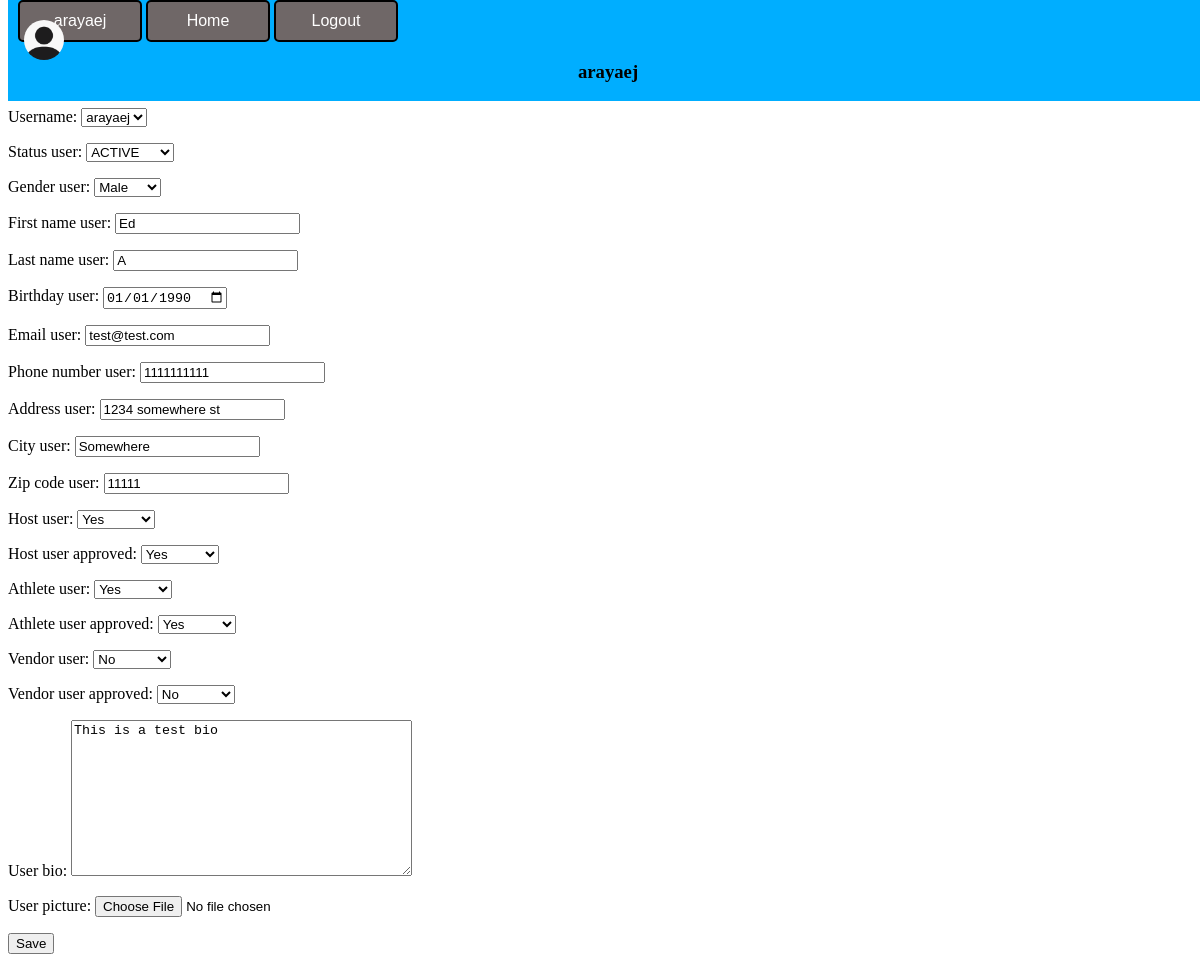
Page /profile/arayaej (signed in) on the earlier database version.
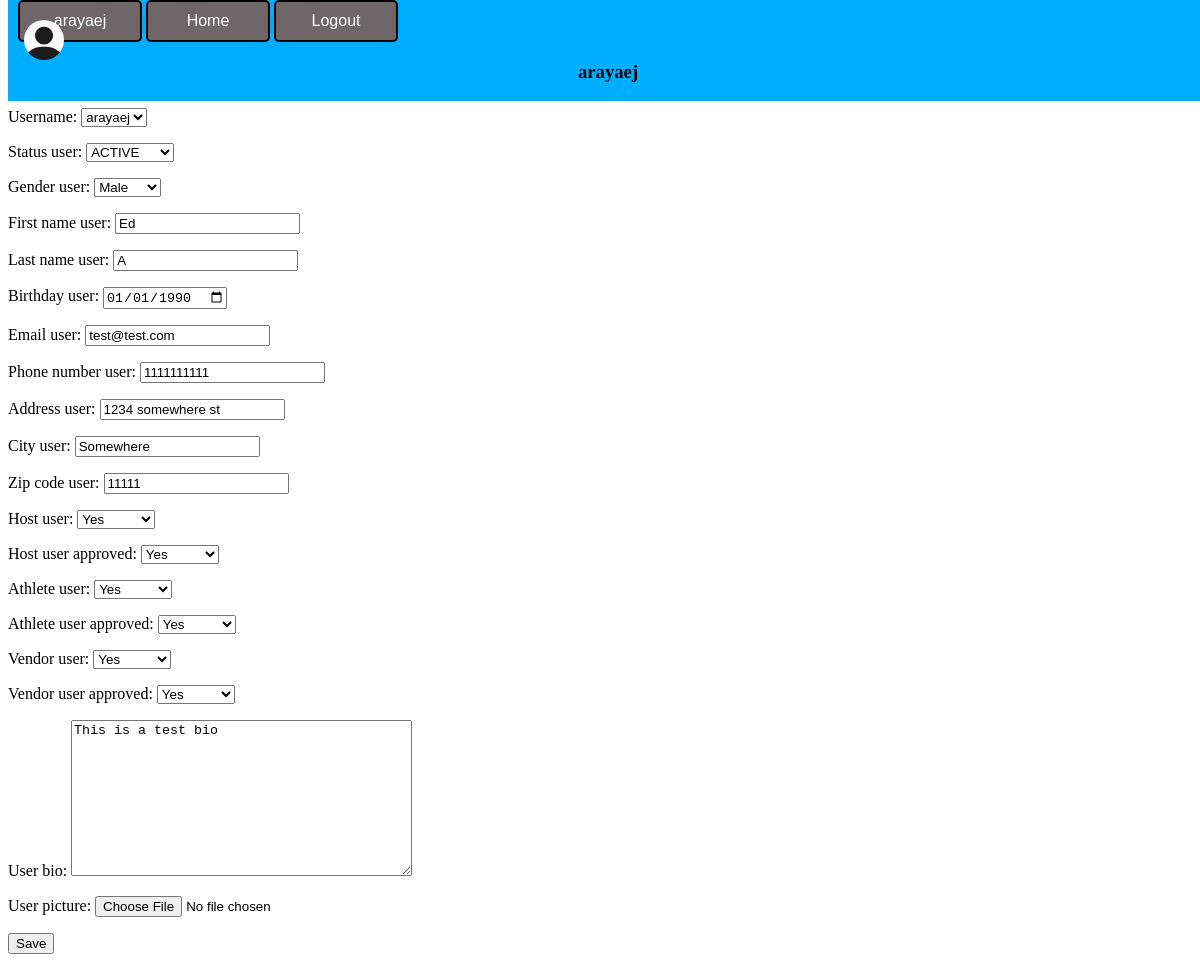
Same page on the later database version.
### PlanIFYWOD/models.py (models this page shows, shortened)
class UserAccount(models.Model):
    username = models.OneToOneField(User, null=True, on_delete=models.CASCADE, blank=True, db_column='username')
    user_id_number = models.AutoField(primary_key=True, unique=True)
    status_user = models.CharField(max_length=20, choices=STATUS, default='ACTIVE', null=False, blank=True)
    gender_user = models.CharField(max_length=15, choices=GENDERS, default='Male')
    date_joined_user = models.DateField(null=False, auto_now_add=True, blank=True)
    first_name_user = models.CharField(max_length=25, null=False, blank=True)
    last_name_user = models.CharField(max_length=25, null=False, blank=True)
    birthday_user = models.DateField(null=True, blank=True)
    email_user = models.EmailField(max_length=75, blank=True)
    phone_number_user = models.CharField(max_length=20, blank=True)
    address_user = models.CharField(max_length=100, blank=True)
    city_user = models.CharField(max_length=100, blank=True)
    zip_code_user = models.CharField(max_length=100, blank=True)
    host_user = models.BooleanField(null=True, blank=True)
    host_user_approved = models.BooleanField(null=True, blank=True, default=False)
    athlete_user = models.BooleanField(null=True, blank=True)
    athlete_user_approved = models.BooleanField(null=True, blank=True, default=False)
    vendor_user = models.BooleanField(null=True, blank=True)
    vendor_user_approved = models.BooleanField(null=True, blank=True, default=False)
    user_bio = models.TextField(null=True, max_length=250, blank=True)
    user_picture = models.ImageField(upload_to='profile_img/',null=True, blank=True)

### PlanIFYWOD/views.py (the view)
# urls.py: path('profile/<str:user>', views.userprofile, name='Profile'),
@login_required(login_url='SignIn')
def userprofile(request, user):
    usern = UserAccount.objects.get(username=request.user)
    profile = UserProfileForm(instance=usern)
    if request.method == 'POST':
        profile = UserProfileForm(request.POST, request.FILES, instance=usern)
        if profile.is_valid():
            profile.save()
    return render(request, 'PlanIFYweb/profile.html', {'pagename': request.user,'profile': profile})

### PlanIFYWOD/forms.py
class UserProfileForm(ModelForm):
    class Meta:
        model = UserAccount
        fields = '__all__'
        widgets = {
            'birthday_user' : DateIn(),
            'email_user' : forms.EmailInput()
        }

### PlanIFYWOD/templates/PlanIFYweb/profile.html (shortened to what this page needs)
{% extends 'PlanIFYweb/navbar.html' %}
{% load static %}
{% block content %}
<body>
    <div class="filler">
        <h1 class="filler-text">filler</h1>
    </div>
    <div class="user-profile-info" id="user-profile-info">
        <form class="user-profile-form" id="user-profile-form" method="post" enctype="multipart/form-data">
            {{profile.as_p}}
            <input type="submit" value="Save">
        </form>
    </div>
</body>
{% endblock %}

Differences in the rows shown:
changed UserAccount "ACTIVE": vendor_user "No" → "Yes"; vendor_user_approved "No" → "Yes"
